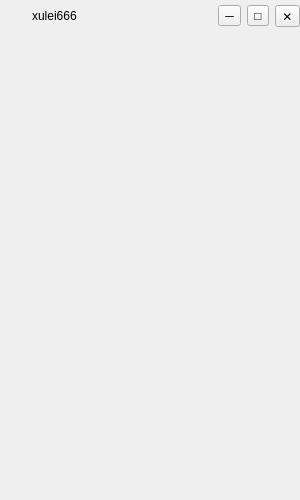
<?xml version="1.0" encoding="UTF-8"?>
<ui version="4.0">
 <class>MainWindow</class>
 <widget class="QMainWindow" name="MainWindow">
  <property name="geometry">
   <rect>
    <x>0</x>
    <y>0</y>
    <width>300</width>
    <height>500</height>
   </rect>
  </property>
  <property name="minimumSize">
   <size>
    <width>300</width>
    <height>500</height>
   </size>
  </property>
  <property name="maximumSize">
   <size>
    <width>300</width>
    <height>500</height>
   </size>
  </property>
  <property name="windowTitle">
   <string>xulei666</string>
  </property>
  <widget class="QWidget" name="centralwidget">
   <layout class="QVBoxLayout" name="main_layout">
    <property name="leftMargin">
     <number>0</number>
    </property>
    <property name="topMargin">
     <number>0</number>
    </property>
    <property name="rightMargin">
     <number>0</number>
    </property>
    <property name="bottomMargin">
     <number>0</number>
    </property>
    <property name="spacing">
     <number>0</number>
    </property>
    <item>
     <widget class="QWidget" name="title_bar" native="true">
      <property name="minimumSize">
       <size>
        <width>0</width>
        <height>32</height>
       </size>
      </property>
      <property name="maximumSize">
       <size>
        <width>16777215</width>
        <height>32</height>
       </size>
      </property>
      <layout class="QHBoxLayout" name="title_layout">
       <property name="leftMargin">
        <number>10</number>
       </property>
       <property name="topMargin">
        <number>0</number>
       </property>
       <property name="rightMargin">
        <number>0</number>
       </property>
       <property name="bottomMargin">
        <number>0</number>
       </property>
       <property name="spacing">
        <number>6</number>
       </property>
       <item>
        <widget class="QLabel" name="title_icon">
         <property name="minimumSize">
          <size>
           <width>16</width>
           <height>16</height>
          </size>
         </property>
         <property name="maximumSize">
          <size>
           <width>16</width>
           <height>16</height>
          </size>
         </property>
         <property name="scaledContents">
          <bool>true</bool>
         </property>
        </widget>
       </item>
       <item>
        <widget class="QLabel" name="title_text">
         <property name="text">
          <string>xulei666</string>
         </property>
        </widget>
       </item>
       <item>
        <spacer name="title_spacer">
         <property name="orientation">
          <enum>Qt::Horizontal</enum>
         </property>
         <property name="sizeHint" stdset="0">
          <size>
           <width>40</width>
           <height>20</height>
          </size>
         </property>
        </spacer>
       </item>
       <item>
        <widget class="QToolButton" name="btn_min">
         <property name="text">
          <string>─</string>
         </property>
        </widget>
       </item>
       <item>
        <widget class="QToolButton" name="btn_max">
         <property name="text">
          <string>□</string>
         </property>
        </widget>
       </item>
       <item>
        <widget class="QToolButton" name="btn_close">
         <property name="text">
          <string>✕</string>
         </property>
        </widget>
       </item>
      </layout>
     </widget>
    </item>
    <item>
     <widget class="QWidget" name="content_holder" native="true"/>
    </item>
   </layout>
  </widget>
 </widget>
 <resources/>
 <connections/>
</ui>
